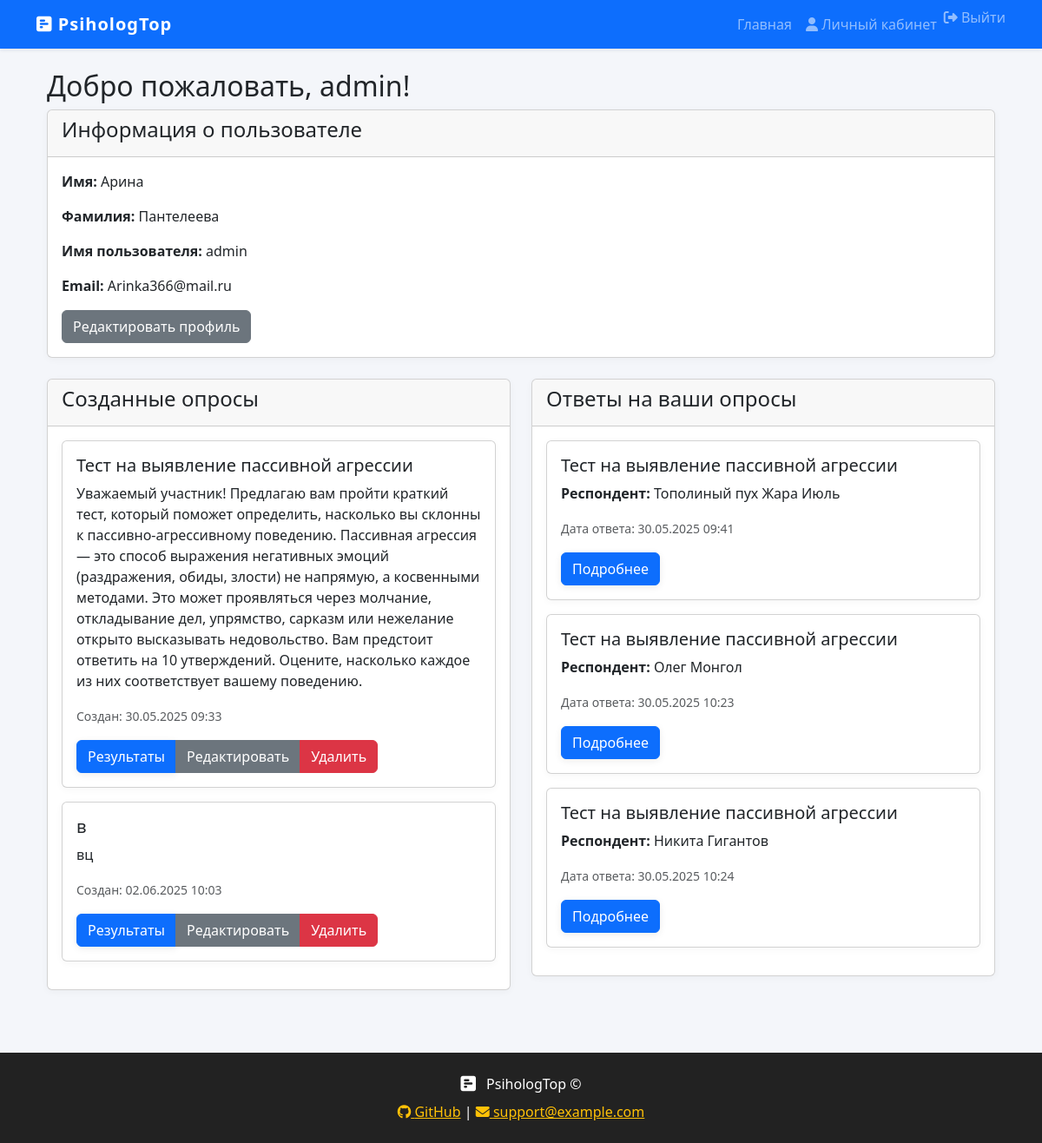
/profile/ (signed in), run on the app's committed database.
### main/models.py (models this page shows, shortened)
class UserProfile(models.Model):
    user = models.OneToOneField(User, on_delete=models.CASCADE, related_name='profile')
    first_name = models.CharField(max_length=100, verbose_name='Имя')
    last_name = models.CharField(max_length=100, verbose_name='Фамилия')
    class Meta:
        verbose_name = 'Профиль пользователя'
        verbose_name_plural = 'Профили пользователей'

class Poll(models.Model):
    title = models.CharField(max_length=200, verbose_name='Название опроса')
    description = models.TextField(verbose_name='Описание')
    created_at = models.DateTimeField(auto_now_add=True)
    author = models.ForeignKey(User, on_delete=models.CASCADE, verbose_name='Автор')
    class Meta:
        verbose_name = 'Опрос'
        verbose_name_plural = 'Опросы'

class PollResponse(models.Model):
    poll = models.ForeignKey(Poll, on_delete=models.CASCADE, related_name='responses', verbose_name='Опрос')
    user = models.ForeignKey(User, on_delete=models.CASCADE, null=True, blank=True, verbose_name='Пользователь')
    respondent_name = models.CharField(max_length=100, blank=True, verbose_name='Имя')
    respondent_surname = models.CharField(max_length=100, blank=True, verbose_name='Фамилия')
    created_at = models.DateTimeField(auto_now_add=True)
    class Meta:
        verbose_name = 'Ответ на опрос'
        verbose_name_plural = 'Ответы на опросы'
        constraints = [
            models.UniqueConstraint(
                fields=['poll', 'user'],
                condition=models.Q(user__isnull=False),
                name='unique_poll_user'
            ),
            models.UniqueConstraint(
                fields=['poll', 'respondent_name', 'respondent_surname'],
                condition=models.Q(user__isnull=True),
                name='unique_poll_respondent'
            )
        ]

### main/views.py (the view)
# urls.py: path('profile/', views.profile, name='profile'),
@login_required
def profile(request):
    created_polls = Poll.objects.filter(author=request.user)
    responses = PollResponse.objects.filter(poll__author=request.user).select_related('poll', 'user')
    return render(request, 'profile.html', {
        'created_polls': created_polls,
        'responses': responses
    })

### templates/profile.html (shortened to what this page needs)
{% extends 'base.html' %}
{% block content %}
<div class="container mt-4">
    <h2>Добро пожаловать, {{ user.username }}!</h2>
    <div class="card mb-4">
        <div class="card-header">
            <h4>Информация о пользователе</h4>
        </div>
        <div class="card-body">
            <p><strong>Имя:</strong> {{ user.profile.first_name }}</p>
            <p><strong>Фамилия:</strong> {{ user.profile.last_name }}</p>
            <p><strong>Имя пользователя:</strong> {{ user.username }}</p>
            <p><strong>Email:</strong> {{ user.email }}</p>
            <a href="{% url 'edit_profile' %}" class="btn btn-secondary">Редактировать профиль</a>
        </div>
    </div>
    <div class="row">
        <div class="col-md-6">
            <div class="card mb-4">
                <div class="card-header">
                    <h4>Созданные опросы</h4>
                </div>
                <div class="card-body">
                    {% if created_polls %}
                        {% for poll in created_polls %}
                            <div class="card mb-3">
                                <div class="card-body">
                                    <h5 class="card-title">{{ poll.title }}</h5>
                                    <p class="card-text">{{ poll.description }}</p>
                                    <p class="card-text">
                                        <small class="text-muted">Создан: {{ poll.created_at|date:"d.m.Y H:i" }}</small>
                                    </p>
                                    <div class="btn-group">
                                        <a href="{% url 'poll_results' poll.id %}" class="btn btn-primary">Результаты</a>
                                        <a href="{% url 'edit_poll' poll.id %}" class="btn btn-secondary">Редактировать</a>
                                        <a href="{% url 'delete_poll' poll.id %}" class="btn btn-danger" onclick="return confirm('Вы уверены, что хотите удалить этот опрос?');">Удалить</a>
                                    </div>
                                </div>
                            </div>
                        {% endfor %}
                    {% else %}
                        <p class="text-muted">У вас пока нет созданных опросов.</p>
                    {% endif %}
                </div>
            </div>
        </div>
        <div class="col-md-6">
            <div class="card">
                <div class="card-header">
                    <h4>Ответы на ваши опросы</h4>
                </div>
                <div class="card-body">
                    {% if responses %}
                        {% for response in responses %}
                            <div class="card mb-3">
                                <div class="card-body">
                                    <h5 class="card-title">{{ response.poll.title }}</h5>
                                    <p class="card-text">
                                        {% if response.user %}
                                            <strong>Пользователь:</strong> {{ response.user.username }}
                                        {% else %}
                                            <strong>Респондент:</strong> {{ response.respondent_name }} {{ response.respondent_surname }}
                                        {% endif %}
                                    </p>
                                    <p class="card-text">
                                        <small class="text-muted">Дата ответа: {{ response.created_at|date:"d.m.Y H:i" }}</small>
                                    </p>
                                    <a href="{% url 'poll_results' response.poll.id %}" class="btn btn-primary">Подробнее</a>
                                </div>
                            </div>
                        {% endfor %}
                    {% else %}
                        <p class="text-muted">Пока нет ответов на ваши опросы.</p>
                    {% endif %}
                </div>
            </div>
        </div>
    </div>
</div>
{% endblock %}

### templates/base.html (style rules this page uses)
body { background: #f4f6fa; }
.card { box-shadow: 0 2px 8px rgba(0,0,0,0.04); }
.btn-primary, .btn-success { box-shadow: 0 2px 8px rgba(0,0,0,0.08); }

### data on the page
Poll: title "Тест на выявление пассивной агрессии", description "Уважаемый участник! Предлагаю вам пройти краткий тест, который поможет определить, насколько вы склонны к пассивно-агрессивному поведению. Пассивная агрессия — это способ выражения негативных эмоций (раздражения, обиды, злости) не напрямую, а косвенными методами. Это может проявляться через молчание, откладывание дел, упрямство, сарказм или нежелание открыто высказывать недовольство. Вам предстоит ответить на 10 утверждений. Оцените, насколько каждое из них соответствует вашему поведению.", created_at "30.05.2025 09:33"
Poll: title "в", description "вц", created_at "02.06.2025 10:03"
PollResponse: poll "Тест на выявление пассивной агрессии", respondent_name "Тополиный пух", respondent_surname "Жара Июль", created_at "30.05.2025 09:41"
PollResponse: poll "Тест на выявление пассивной агрессии", respondent_name "Олег", respondent_surname "Монгол", created_at "30.05.2025 10:23"
PollResponse: poll "Тест на выявление пассивной агрессии", respondent_name "Никита", respondent_surname "Гигантов", created_at "30.05.2025 10:24"

### other printed values
{{ user.username }} "admin"
{{ user.profile.first_name }} "Арина"
{{ user.profile.last_name }} "Пантелеева"
{{ user.email }} "Arinka366@mail.ru"
